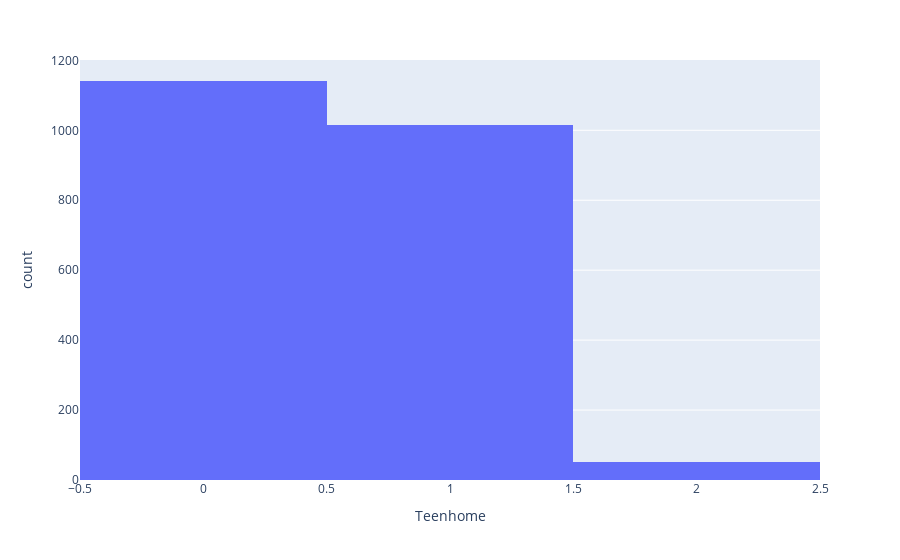

Here is the notebook cell this chart was saved with:
### Markdown cell above
## Distribution of number of teenagers in household¶
this plot shows the distribution of the number of teenagers in households. It helps to see the number of households with 0 teenagers, 1 teenager, 2 teenagers, etc

### Code cell
# Plot the distribution of number of teenagers in household
fig7 = px.histogram(df, x='Teenhome')
fig7.show()

### Figure 1 — Plotly figure (JSON) as saved in the notebook; plotly's stock layout.template omitted (floating-point values rounded to 4 significant figures; data arrays with more than 128 entries replaced by an {"elided": "..."} marker saying what was removed)
{"data": [{"alignmentgroup": "True", "bingroup": "x", "hovertemplate": "Teenhome=%{x}<br>count=%{y}<extra></extra>", "legendgroup": "", "marker": {"color": "#636efa", "pattern": {"shape": ""}}, "name": "", "offsetgroup": "", "orientation": "v", "showlegend": false, "type": "histogram", "x": {"elided": "2208 int values"}, "xaxis": "x", "yaxis": "y"}], "layout": {"barmode": "relative", "legend": {"tracegroupgap": 0}, "margin": {"t": 60}, "xaxis": {"anchor": "y", "domain": [0, 1], "title": {"text": "Teenhome"}}, "yaxis": {"anchor": "x", "domain": [0, 1], "title": {"text": "count"}}}}
